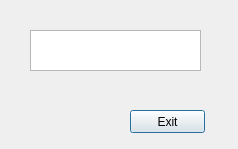
<?xml version="1.0" encoding="UTF-8"?>
<ui version="4.0">
 <class>denverTo</class>
 <widget class="QDialog" name="denverTo">
  <property name="geometry">
   <rect>
    <x>0</x>
    <y>0</y>
    <width>238</width>
    <height>149</height>
   </rect>
  </property>
  <property name="windowTitle">
   <string>Dialog</string>
  </property>
  <widget class="QTextBrowser" name="displayDistance">
   <property name="geometry">
    <rect>
     <x>30</x>
     <y>30</y>
     <width>171</width>
     <height>41</height>
    </rect>
   </property>
  </widget>
  <widget class="QPushButton" name="exit">
   <property name="geometry">
    <rect>
     <x>130</x>
     <y>110</y>
     <width>75</width>
     <height>23</height>
    </rect>
   </property>
   <property name="text">
    <string>Exit</string>
   </property>
  </widget>
 </widget>
 <resources/>
 <connections/>
</ui>
